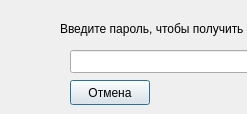
<?xml version="1.0" encoding="UTF-8"?>
<ui version="4.0">
 <class>Dialog_InputPassword</class>
 <widget class="QDialog" name="Dialog_InputPassword">
  <property name="geometry">
   <rect>
    <x>0</x>
    <y>0</y>
    <width>247</width>
    <height>114</height>
   </rect>
  </property>
  <property name="windowTitle">
   <string>Dialog</string>
  </property>
  <widget class="QPushButton" name="pushButton_Cancel">
   <property name="geometry">
    <rect>
     <x>70</x>
     <y>80</y>
     <width>80</width>
     <height>25</height>
    </rect>
   </property>
   <property name="text">
    <string>Отмена</string>
   </property>
  </widget>
  <widget class="QPushButton" name="pushButton_Ok">
   <property name="geometry">
    <rect>
     <x>340</x>
     <y>80</y>
     <width>80</width>
     <height>25</height>
    </rect>
   </property>
   <property name="text">
    <string>Ок</string>
   </property>
  </widget>
  <widget class="QLabel" name="label">
   <property name="geometry">
    <rect>
     <x>60</x>
     <y>20</y>
     <width>451</width>
     <height>17</height>
    </rect>
   </property>
   <property name="text">
    <string>Введите пароль, чтобы получить права Главного технолога</string>
   </property>
  </widget>
  <widget class="QLineEdit" name="lineEdit">
   <property name="geometry">
    <rect>
     <x>70</x>
     <y>50</y>
     <width>351</width>
     <height>23</height>
    </rect>
   </property>
  </widget>
 </widget>
 <resources/>
 <connections/>
</ui>
